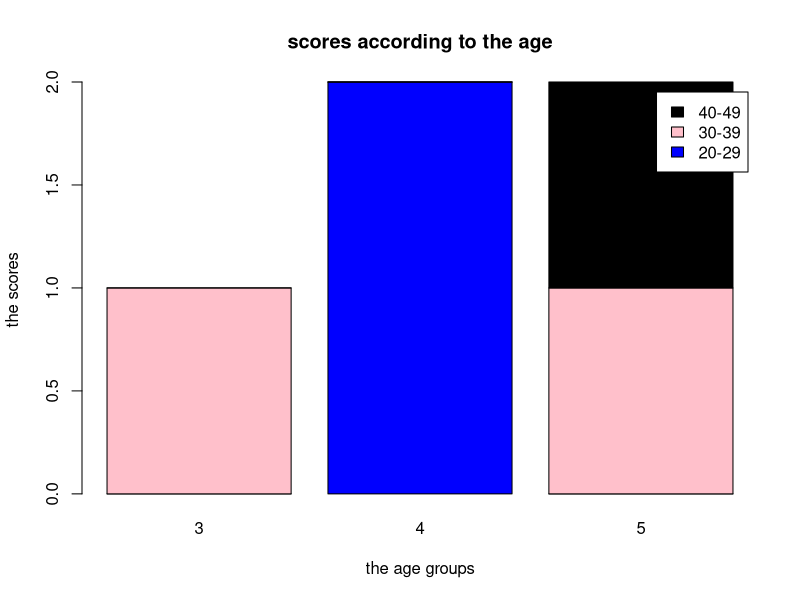

This chart was generated by the following R code:
age_group <- c("20-29","30-39","30-39","20-29","40-49")
score <-c(4,3,5,4,5)

data <- table(age_group,score)

barplot(data,
        col=c("blue","pink","black"),
        xlab="the age groups",
        ylab="the scores",
        main="scores according to the age",
        legend=rownames(data))
